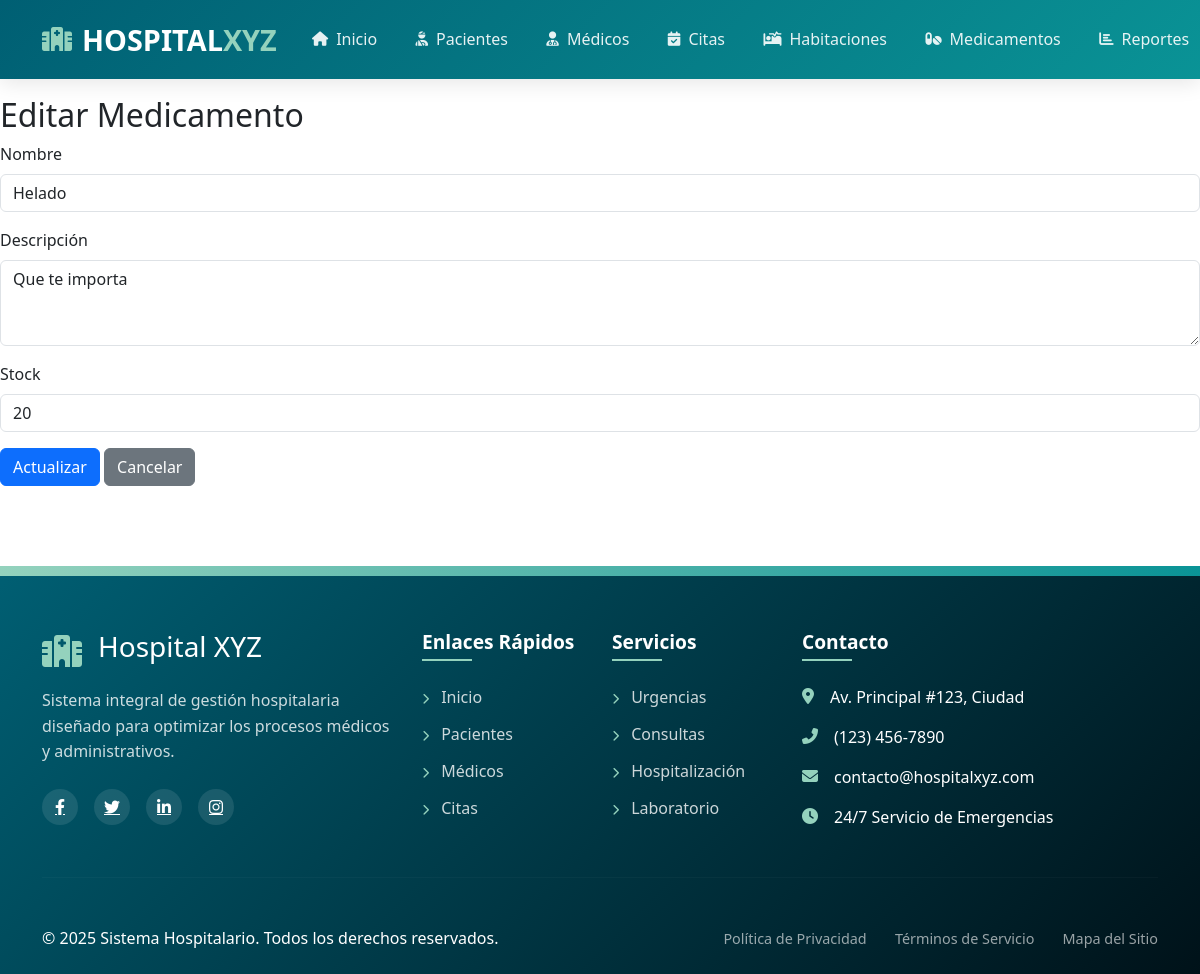
The page /editar_medicamento.php?id=0 on the database its author committed.
### tables this page shows
CREATE TABLE IF NOT EXISTS `medicamentos` (
  `id_medicamento` int NOT NULL,
  `nombre` varchar(100) NOT NULL,
  `descripcion` text,
  `stock` int NOT NULL DEFAULT '0'
);

### editar_medicamento.php (the view, shortened to what this page needs)
<?php
include 'includes/header.php';
include 'includes/db.php';
$id = $_GET['id'];
$sql = "SELECT * FROM medicamentos WHERE id_medicamento = ?";
$stmt = $conn->prepare($sql);
$stmt->bind_param("i", $id);
$stmt->execute();
$result = $stmt->get_result();
$medicamento = $result->fetch_assoc();
?>
<h2>Editar Medicamento</h2>
<form action="actualizar_medicamento.php" method="post">
    <div class="mb-3">
        <label class="form-label">Nombre</label>
        <input type="text" class="form-control" name="nombre" value="<?= $medicamento['nombre'] ?>" required>
    </div>
    <div class="mb-3">
        <label class="form-label">Descripción</label>
        <textarea class="form-control" name="descripcion" rows="3"><?= $medicamento['descripcion'] ?></textarea>
    </div>
    <div class="mb-3">
        <label class="form-label">Stock</label>
        <input type="number" class="form-control" name="stock" value="<?= $medicamento['stock'] ?>" min="0" required>
    </div>
    <button type="submit" class="btn btn-primary">Actualizar</button>
    <a href="medicamentos.php" class="btn btn-secondary">Cancelar</a>
</form>
<?php include 'includes/footer.php'; ?>

### includes/header.php (style rules this page uses)
:root { --hospital-primary: #005f73; --hospital-secondary: #0a9396; --hospital-accent: #94d2bd; --hospital-light: #e9d8a6; --hospital-dark: #001219; --hospital-alert: #ee9b00; --hospital-danger: #bb3e03; }

### rows shown on the page
medicamentos: nombre "Helado", descripcion "Que te importa", stock "20"
